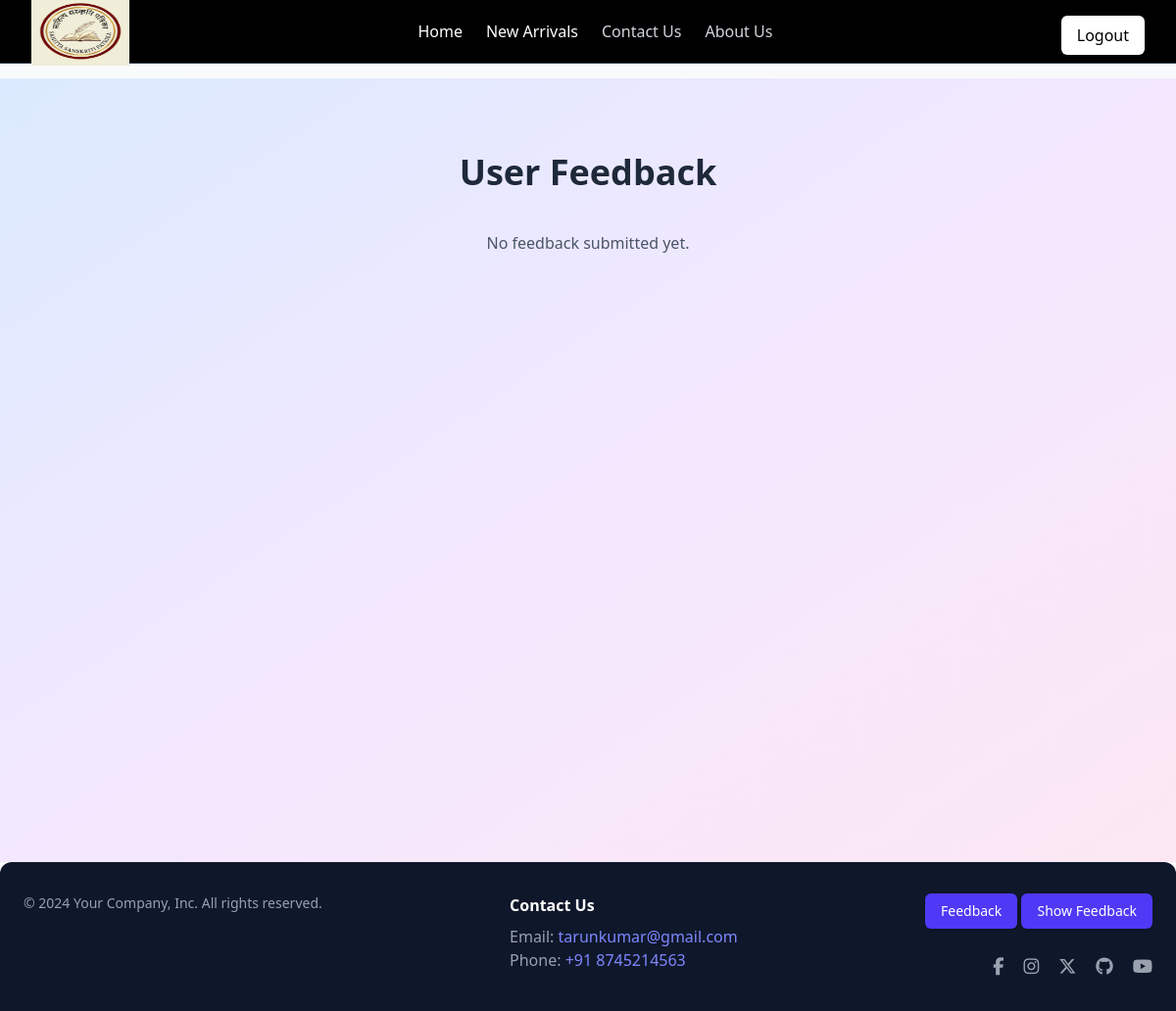
Before: /showFeedback/ (signed in) with the older database file.
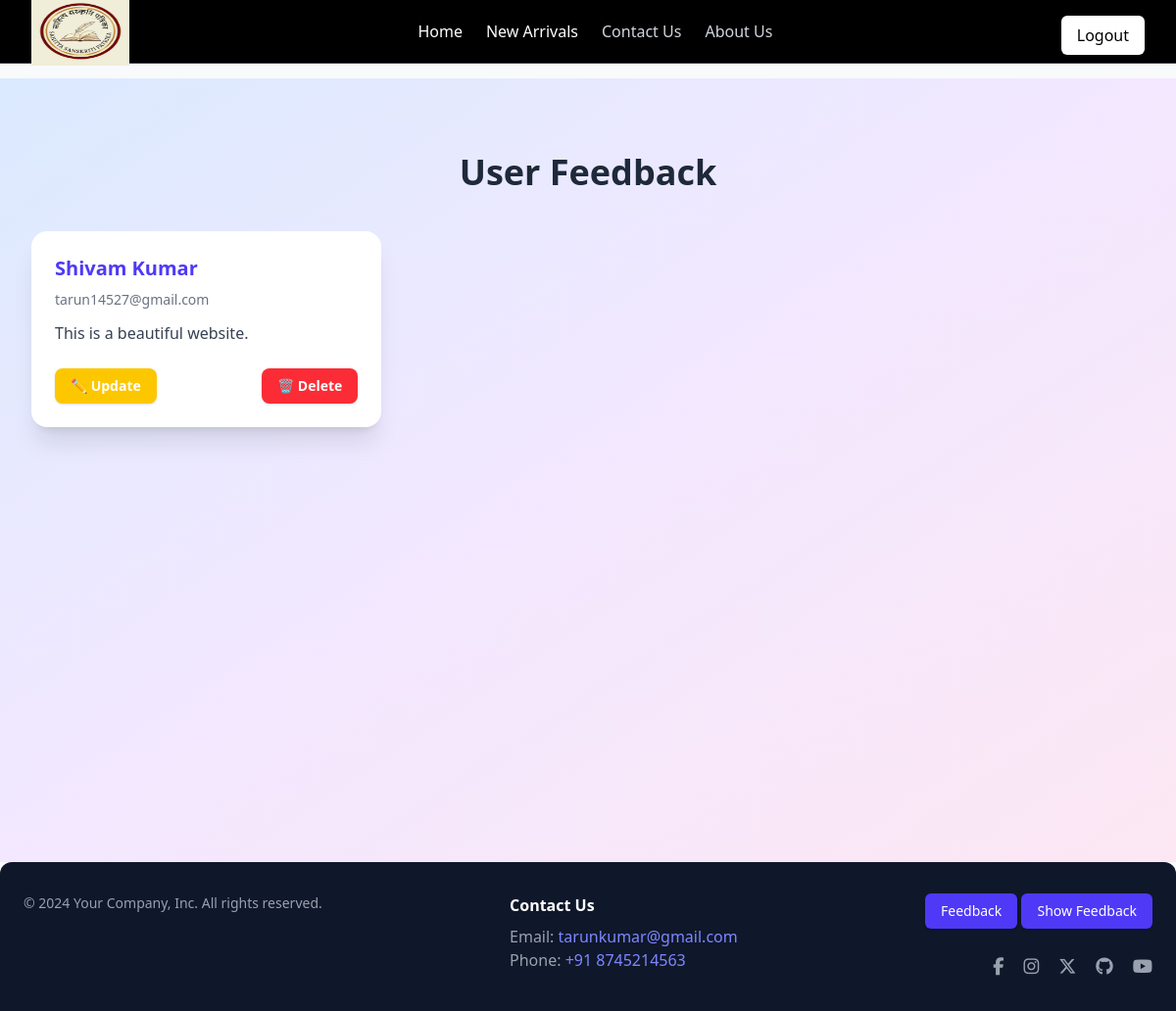
After: the same page with the newer database file.
### component/models.py (models this page shows, shortened)
class FeedBack(models.Model):
    name = models.CharField(max_length=100)
    email = models.EmailField(max_length=100, blank=True, null=True)
    message = models.TextField(default='')
    date_added = models.DateTimeField(default=timezone.now)

### component/views.py (the view)
# urls.py: path('showFeedback/', views.feedBackShow, name='feedbackShow'),
@login_required
def feedBackShow(request):
    feedbacks = FeedBack.objects.all()
    return render(request, 'component/feedbackShow.html', {'feedbacks': feedbacks})

### component/templates/component/feedBackShow.html (shortened to what this page needs)
{% extends "layout.html" %}
{% block content %}
<div class="min-h-screen bg-gradient-to-br from-blue-100 via-purple-100 to-pink-100 py-12 px-4 sm:px-6 lg:px-8">
<div class="max-w-7xl mx-auto">
    <h1 class="text-4xl font-bold text-center text-gray-800 mb-10 animate-fadeInUp mt-7">User Feedback</h1>
    <div class="grid grid-cols-1 sm:grid-cols-2 md:grid-cols-3 gap-8">
    {% for feedback in feedbacks %}
    <div class="bg-white rounded-2xl shadow-xl p-6 transition transform hover:scale-105 duration-300 animate-fadeInUp relative group">
        <h2 class="text-xl font-bold text-indigo-600 mb-2">{{ feedback.name }}</h2>
        <p class="text-gray-500 text-sm mb-1">{{ feedback.email }}</p>
        <p class="text-gray-700 mt-3 line-clamp-4">{{ feedback.message }}</p>
        <div class="mt-6 flex justify-between space-x-2">
        <a href="{% url 'update_feedback' feedback.id %}"
            class="px-4 py-2 bg-yellow-400 text-white text-sm font-semibold rounded-lg shadow hover:bg-yellow-500 transition duration-300">
            ✏️ Update
        </a>
        <a href="{% url 'delete_feedback' feedback.id %}"
            class="px-4 py-2 bg-red-500 text-white text-sm font-semibold rounded-lg shadow hover:bg-red-600 transition duration-300">
            🗑️ Delete
        </a>
        </div>
    </div>
    {% empty %}
    <p class="col-span-full text-center text-gray-600">No feedback submitted yet.</p>
    {% endfor %}
    </div>
</div>
</div>
{% endblock %}

Changed rows visible on the page:
added FeedBack: name "Shivam Kumar", email "tarun14527@gmail.com", message "This is a beautiful website."
Other visible differences:
text no longer shown: "No feedback submitted yet."
